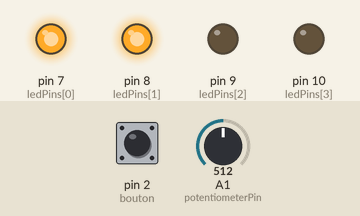
Simulated run of this sketch. Board: Arduino Uno, built with avr-gcc and run on an emulated ATmega328P. Parts: output pins drawn as LEDs (lit = HIGH). The inputs (shaded band) are chosen by the test bench; at power-on: A1 (potentiometerPin) = 512, pin 2 (bouton) HIGH.

Above: at 1.2 s.
1.3 s: A1 (potentiometerPin) set to 552
2.8 s: A1 (potentiometerPin) set to 571
At 3.8 s:
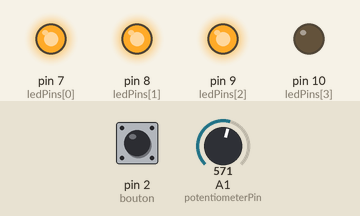
4.3 s: A1 (potentiometerPin) set to 306
At 5.0 s:
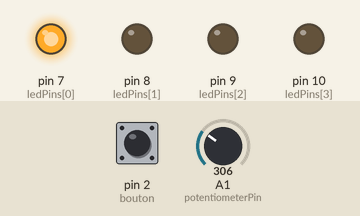
5.8 s: A1 (potentiometerPin) set to 315
At 6.1 s:
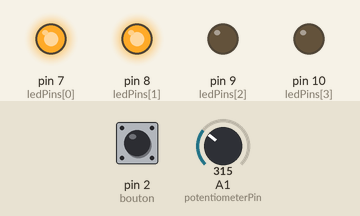
8.9 s: A1 (potentiometerPin) set to 900
At 9.7 s:
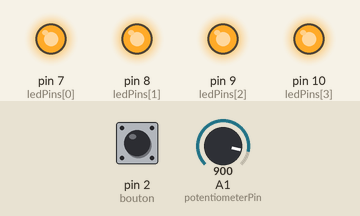
Timing chart, 0 to 11.4 s (numbered marks = the images above; inputs shaded):
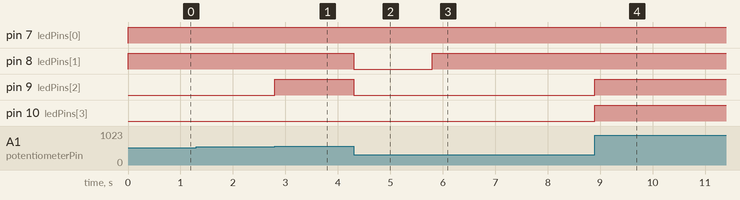

Measured:
- the behaviour switches between 562 and 563 on A1 (potentiometerPin) (found by bisection; images 0 and 1)
- the behaviour switches between 306 and 307 on A1 (potentiometerPin) (found by bisection; images 2 and 3)
- after the input at 1.3 s, every drawn part: stays the same
- after the input at 2.8 s, pin 9 (ledPins[2]): LOW → HIGH at once
- after the input at 4.3 s, pin 8 (ledPins[1]), pin 9 (ledPins[2]): HIGH → LOW at once
- after the input at 5.8 s, pin 8 (ledPins[1]): LOW → HIGH at once
- after the input at 8.9 s, pin 9 (ledPins[2]), pin 10 (ledPins[3]): LOW → HIGH at once

The sketch:

sketch_feb16a.ino
```cpp
const int ledPins[] = {7, 8, 9, 10};
int potentiometerPin = A1;
int potentiometerValue = 0;
const int bouton = 2;

const unsigned long debounceDelay = 50;
unsigned long lastDebounceTime = 0;
int lastButtonState = HIGH;
int buttonState;

void setup() {

  Serial.begin(9600);
  for (int i = 0; i < 4; i++){
    pinMode(ledPins[i], OUTPUT);
  }
  pinMode(bouton, INPUT_PULLUP);

}

void loop() {

  potentiometerValue = analogRead(potentiometerPin);
  int converted_value = map(potentiometerValue, 0, 1023, 0, 20);
  int pourcentage = map(converted_value, 0, 20, 0, 100);

  showLevel(converted_value, pourcentage);
  printLeds(pourcentage);
}


void showLevel(int converted_value, int pourcentage){           // N.A: 2449427      avant dernier chiffre(pair): 2

  int reading = digitalRead(bouton);

  if (reading != lastButtonState){
    lastDebounceTime = millis();
  }
  if (millis() - lastDebounceTime >= debounceDelay){
    if(reading != buttonState){
      buttonState = reading;

      if (digitalRead(bouton) == 0){
        Serial.print("[");
        for(int i = 0; i < converted_value; i++){
          Serial.print("!");
        }
        for (int i = 0; i < (20 - converted_value); i++){
          Serial.print(".");
        }
        Serial.println("]   " + String(pourcentage) + "%");
      }
    }
  }
  lastButtonState = reading;
}

void printLeds(int pourcentage){          // N.A: 2449427       dernier chiffre(impair): 7

  if (pourcentage <= 25){
    digitalWrite(ledPins[0], HIGH);
    digitalWrite(ledPins[1], LOW);
    digitalWrite(ledPins[2], LOW);
    digitalWrite(ledPins[3], LOW);
  }
  else if(pourcentage <= 50){
    digitalWrite(ledPins[0], HIGH);
    digitalWrite(ledPins[1], HIGH);
    digitalWrite(ledPins[2], LOW);
    digitalWrite(ledPins[3], LOW);
  }
  else if(pourcentage <= 75){
    digitalWrite(ledPins[0], HIGH);
    digitalWrite(ledPins[1], HIGH);
    digitalWrite(ledPins[2], HIGH);
    digitalWrite(ledPins[3], LOW);
  }
  else {
    digitalWrite(ledPins[0], HIGH);
    digitalWrite(ledPins[1], HIGH);
    digitalWrite(ledPins[2], HIGH);
    digitalWrite(ledPins[3], HIGH);
  }
}
```
